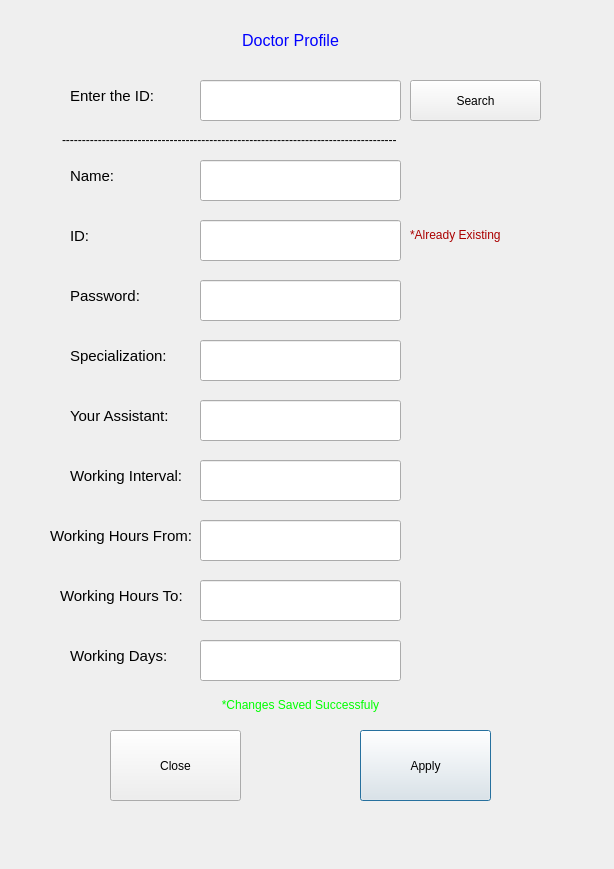
<?xml version="1.0" encoding="UTF-8"?>
<ui version="4.0">
 <class>changedoc</class>
 <widget class="QDialog" name="changedoc">
  <property name="geometry">
   <rect>
    <x>0</x>
    <y>0</y>
    <width>614</width>
    <height>869</height>
   </rect>
  </property>
  <property name="windowTitle">
   <string>Dialog</string>
  </property>
  <widget class="QLineEdit" name="nameEdit">
   <property name="geometry">
    <rect>
     <x>200</x>
     <y>160</y>
     <width>201</width>
     <height>41</height>
    </rect>
   </property>
  </widget>
  <widget class="QLabel" name="label_3">
   <property name="geometry">
    <rect>
     <x>70</x>
     <y>270</y>
     <width>141</width>
     <height>51</height>
    </rect>
   </property>
   <property name="styleSheet">
    <string notr="true">QLabel{
font-size:15px
}</string>
   </property>
   <property name="text">
    <string>Password:</string>
   </property>
  </widget>
  <widget class="QPushButton" name="pushButton">
   <property name="geometry">
    <rect>
     <x>360</x>
     <y>730</y>
     <width>131</width>
     <height>71</height>
    </rect>
   </property>
   <property name="styleSheet">
    <string notr="true">font: 900 9pt &quot;Segoe UI Black&quot;;</string>
   </property>
   <property name="text">
    <string>Apply</string>
   </property>
  </widget>
  <widget class="QLabel" name="labelHours_2">
   <property name="geometry">
    <rect>
     <x>50</x>
     <y>510</y>
     <width>141</width>
     <height>51</height>
    </rect>
   </property>
   <property name="styleSheet">
    <string notr="true">QLabel{
font-size:15px
}</string>
   </property>
   <property name="text">
    <string>Working Hours From:</string>
   </property>
  </widget>
  <widget class="QLineEdit" name="idEdit">
   <property name="geometry">
    <rect>
     <x>200</x>
     <y>220</y>
     <width>201</width>
     <height>41</height>
    </rect>
   </property>
  </widget>
  <widget class="QLabel" name="label_2">
   <property name="geometry">
    <rect>
     <x>70</x>
     <y>210</y>
     <width>141</width>
     <height>51</height>
    </rect>
   </property>
   <property name="styleSheet">
    <string notr="true">QLabel{
font-size:15px
}</string>
   </property>
   <property name="text">
    <string>ID:</string>
   </property>
  </widget>
  <widget class="QLabel" name="errorExisting">
   <property name="geometry">
    <rect>
     <x>410</x>
     <y>210</y>
     <width>121</width>
     <height>51</height>
    </rect>
   </property>
   <property name="styleSheet">
    <string notr="true">QLabel{
font-size:15px
}</string>
   </property>
   <property name="text">
    <string>&lt;html&gt;&lt;head/&gt;&lt;body&gt;&lt;p&gt;&lt;span style=&quot; font-size:9pt; color:#aa0000;&quot;&gt;*Already Existing&lt;/span&gt;&lt;/p&gt;&lt;/body&gt;&lt;/html&gt;</string>
   </property>
  </widget>
  <widget class="QLabel" name="label_6">
   <property name="geometry">
    <rect>
     <x>100</x>
     <y>10</y>
     <width>381</width>
     <height>61</height>
    </rect>
   </property>
   <property name="text">
    <string>&lt;html&gt;&lt;head/&gt;&lt;body&gt;&lt;p&gt;&lt;span style=&quot; font-size:12pt; color:#0000ff;&quot;&gt;Doctor Profile&lt;/span&gt;&lt;/p&gt;&lt;/body&gt;&lt;/html&gt;</string>
   </property>
   <property name="alignment">
    <set>Qt::AlignCenter</set>
   </property>
  </widget>
  <widget class="QLineEdit" name="passwordEdit">
   <property name="geometry">
    <rect>
     <x>200</x>
     <y>280</y>
     <width>201</width>
     <height>41</height>
    </rect>
   </property>
  </widget>
  <widget class="QLabel" name="labelHoursDays">
   <property name="geometry">
    <rect>
     <x>70</x>
     <y>630</y>
     <width>111</width>
     <height>51</height>
    </rect>
   </property>
   <property name="styleSheet">
    <string notr="true">QLabel{
font-size:15px
}</string>
   </property>
   <property name="text">
    <string>Working Days:</string>
   </property>
  </widget>
  <widget class="QLabel" name="label">
   <property name="geometry">
    <rect>
     <x>70</x>
     <y>150</y>
     <width>61</width>
     <height>51</height>
    </rect>
   </property>
   <property name="styleSheet">
    <string notr="true">QLabel{
font-size:15px
}</string>
   </property>
   <property name="text">
    <string>Name:</string>
   </property>
  </widget>
  <widget class="QLabel" name="labelHours">
   <property name="geometry">
    <rect>
     <x>70</x>
     <y>450</y>
     <width>141</width>
     <height>51</height>
    </rect>
   </property>
   <property name="styleSheet">
    <string notr="true">QLabel{
font-size:15px
}</string>
   </property>
   <property name="text">
    <string>Working Interval:</string>
   </property>
  </widget>
  <widget class="QLabel" name="label_4">
   <property name="geometry">
    <rect>
     <x>70</x>
     <y>330</y>
     <width>141</width>
     <height>51</height>
    </rect>
   </property>
   <property name="styleSheet">
    <string notr="true">QLabel{
font-size:15px
}</string>
   </property>
   <property name="text">
    <string>Specialization:</string>
   </property>
  </widget>
  <widget class="QLabel" name="label_5">
   <property name="geometry">
    <rect>
     <x>70</x>
     <y>390</y>
     <width>141</width>
     <height>51</height>
    </rect>
   </property>
   <property name="styleSheet">
    <string notr="true">QLabel{
font-size:15px
}</string>
   </property>
   <property name="text">
    <string>Your Assistant:</string>
   </property>
  </widget>
  <widget class="QLineEdit" name="assistantEdit">
   <property name="geometry">
    <rect>
     <x>200</x>
     <y>400</y>
     <width>201</width>
     <height>41</height>
    </rect>
   </property>
  </widget>
  <widget class="QLineEdit" name="wiEdit">
   <property name="geometry">
    <rect>
     <x>200</x>
     <y>460</y>
     <width>201</width>
     <height>41</height>
    </rect>
   </property>
  </widget>
  <widget class="QLineEdit" name="SpecializationEdit">
   <property name="geometry">
    <rect>
     <x>200</x>
     <y>340</y>
     <width>201</width>
     <height>41</height>
    </rect>
   </property>
  </widget>
  <widget class="QLineEdit" name="fromEdit">
   <property name="geometry">
    <rect>
     <x>200</x>
     <y>520</y>
     <width>201</width>
     <height>41</height>
    </rect>
   </property>
  </widget>
  <widget class="QLineEdit" name="wdEdit">
   <property name="geometry">
    <rect>
     <x>200</x>
     <y>640</y>
     <width>201</width>
     <height>41</height>
    </rect>
   </property>
  </widget>
  <widget class="QPushButton" name="pushButton_2">
   <property name="geometry">
    <rect>
     <x>110</x>
     <y>730</y>
     <width>131</width>
     <height>71</height>
    </rect>
   </property>
   <property name="styleSheet">
    <string notr="true">font: 900 9pt &quot;Segoe UI Black&quot;;</string>
   </property>
   <property name="text">
    <string>Close</string>
   </property>
  </widget>
  <widget class="QLabel" name="label_7">
   <property name="geometry">
    <rect>
     <x>70</x>
     <y>70</y>
     <width>141</width>
     <height>51</height>
    </rect>
   </property>
   <property name="styleSheet">
    <string notr="true">QLabel{
font-size:15px
}</string>
   </property>
   <property name="text">
    <string>Enter the ID:</string>
   </property>
  </widget>
  <widget class="QLineEdit" name="searchEdit">
   <property name="geometry">
    <rect>
     <x>200</x>
     <y>80</y>
     <width>201</width>
     <height>41</height>
    </rect>
   </property>
  </widget>
  <widget class="QPushButton" name="pushButtonSearch">
   <property name="geometry">
    <rect>
     <x>410</x>
     <y>80</y>
     <width>131</width>
     <height>41</height>
    </rect>
   </property>
   <property name="styleSheet">
    <string notr="true">font: 900 9pt &quot;Segoe UI Black&quot;;</string>
   </property>
   <property name="text">
    <string>Search</string>
   </property>
  </widget>
  <widget class="QLabel" name="labelHours_3">
   <property name="geometry">
    <rect>
     <x>60</x>
     <y>570</y>
     <width>141</width>
     <height>51</height>
    </rect>
   </property>
   <property name="styleSheet">
    <string notr="true">QLabel{
font-size:15px
}</string>
   </property>
   <property name="text">
    <string>Working Hours To:</string>
   </property>
  </widget>
  <widget class="QLineEdit" name="toEdit">
   <property name="geometry">
    <rect>
     <x>200</x>
     <y>580</y>
     <width>201</width>
     <height>41</height>
    </rect>
   </property>
  </widget>
  <widget class="QLabel" name="errorSuccessfuly">
   <property name="geometry">
    <rect>
     <x>170</x>
     <y>680</y>
     <width>261</width>
     <height>51</height>
    </rect>
   </property>
   <property name="styleSheet">
    <string notr="true">QLabel{
font-size:15px
}</string>
   </property>
   <property name="text">
    <string>&lt;html&gt;&lt;head/&gt;&lt;body&gt;&lt;p&gt;&lt;span style=&quot; font-size:9pt; color:#00ff00;&quot;&gt;*Changes Saved Successfuly&lt;/span&gt;&lt;/p&gt;&lt;/body&gt;&lt;/html&gt;</string>
   </property>
   <property name="alignment">
    <set>Qt::AlignCenter</set>
   </property>
  </widget>
  <widget class="QLabel" name="label_8">
   <property name="geometry">
    <rect>
     <x>62</x>
     <y>130</y>
     <width>511</width>
     <height>20</height>
    </rect>
   </property>
   <property name="text">
    <string>------------------------------------------------------------------------------------</string>
   </property>
  </widget>
 </widget>
 <resources/>
 <connections/>
</ui>
